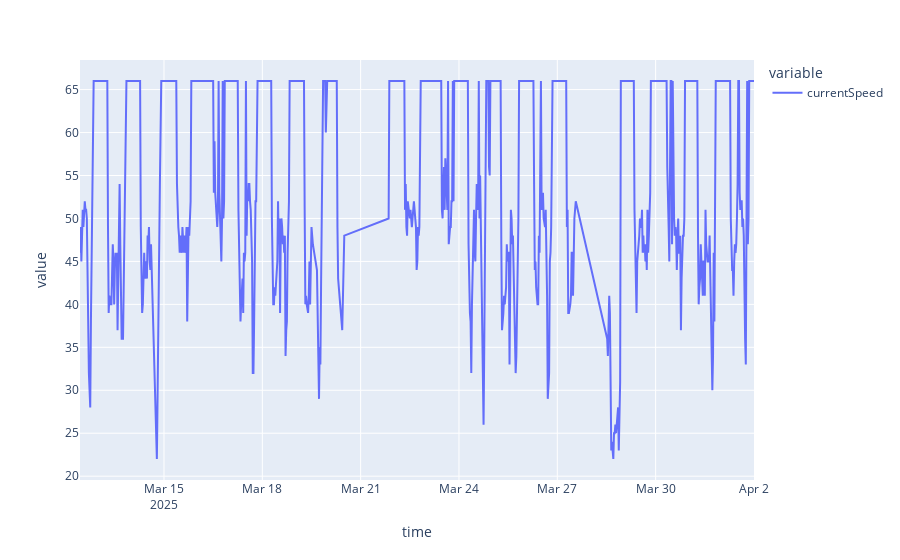

Notebook source saved alongside this figure:
### Markdown cell above
## Line chart showing relation between number of each type of vehicle and time

### Code cell
px.line(df, x="time", y=FLOW_FEATURE)

### Figure 1 — Plotly figure (JSON) as saved in the notebook; plotly's stock layout.template omitted (floating-point values rounded to 4 significant figures; data arrays with more than 128 entries replaced by an {"elided": "..."} marker saying what was removed)
{"data": [{"hovertemplate": "variable=currentSpeed<br>time=%{x}<br>value=%{y}<extra></extra>", "legendgroup": "currentSpeed", "line": {"color": "#636efa", "dash": "solid"}, "marker": {"symbol": "circle"}, "mode": "lines", "name": "currentSpeed", "orientation": "v", "showlegend": true, "type": "scatter", "x": {"elided": "851 str values"}, "xaxis": "x", "y": {"elided": "851 int values"}, "yaxis": "y"}], "layout": {"legend": {"title": {"text": "variable"}, "tracegroupgap": 0}, "margin": {"t": 60}, "xaxis": {"anchor": "y", "domain": [0, 1], "title": {"text": "time"}}, "yaxis": {"anchor": "x", "domain": [0, 1], "title": {"text": "value"}}}}
